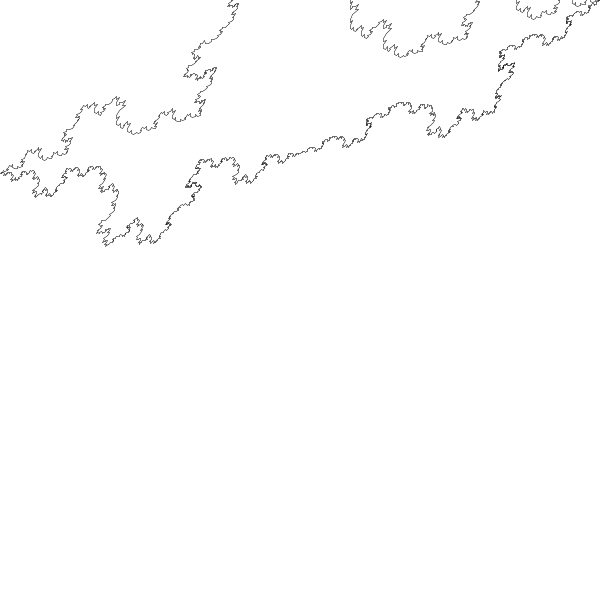
Frame 1 (no input)
Frame 60 (the mouse pressed at the canvas centre just before this capture): identical to frame 1, image omitted
Frame 120 (the mouse held since frame 60 and released just before this capture): identical to frame 1, image omitted

The Processing sketch that drew this single still picture (run headless with seeded random() and noise(); from frame 60 on, the mouse is pressed at the canvas centre):

// Processing sketch: Fractal_82
// ── Fractal_82.pde
ArrayList<KL> ls;

void setup(){
  size(600,600);
  background(0);
  ls = new ArrayList<KL>();
  PVector a = new PVector(0,173);
  PVector b = new PVector(width,0);
  PVector c = new PVector(width/2,153);  
  
  ls.add(new KL(a,b));
  ls.add(new KL(b,c));
  ls.add(new KL(c,a));
  
  for(int i = 0; i<5 ; i++){
    generate();
  }
}

void draw(){
  background(255);
  for(KL l: ls){
    l.show();
  }
  
}

void generate(){
  ArrayList n = new ArrayList<KL>();
  for(KL l : ls){
    PVector a = l.KA();
    PVector b = l.KB();
    PVector c = l.KC();
    PVector d = l.KD();
    PVector e = l.KE();
    
    n.add(new KL(a,b));
    n.add(new KL(b,c));
    n.add(new KL(c,d));
    n.add(new KL(d,e));
 
    
    
  }
  ls= n ;
}
// ── KL.pde
class KL {
  PVector start , end ;
  
  KL(PVector a_ , PVector b_){
    start = a_.get();
    end = b_.get();
  }
  
  void show(){
    stroke(0);
    strokeWeight(0.5);
    line(start.x, start.y, end.x, end.y);
  }
  
  PVector KA(){
    return start.get();
  }
  
  PVector KB(){
    PVector v = PVector.sub(end, start);
     v.div(3);
     v.add(start);
     return v ;
  }
  
  PVector KC(){
    PVector p=  start.get();
    PVector q = PVector.sub(end, start);
    q.div(3);
    p.add(q);
    rotate(q,(-radians(60)));
    p.add(q);
    
    return p ;    
  } 
  
  PVector KD(){
    PVector  p= PVector.sub(end, start);
    p.mult(2/3.0);
    p.add(start);
    return p ;
  }
  
  PVector KE(){
    PVector q = end.get();
    return q ;
  }
  
}

public void rotate(PVector v_, float t_){
  float xT = v_.x ;
  v_.x = v_.x*PApplet.cos(t_)- v_.y*PApplet.sin(t_);
  v_.y = xT*PApplet.sin(t_)- v_.y*PApplet.cos(t_);
}
